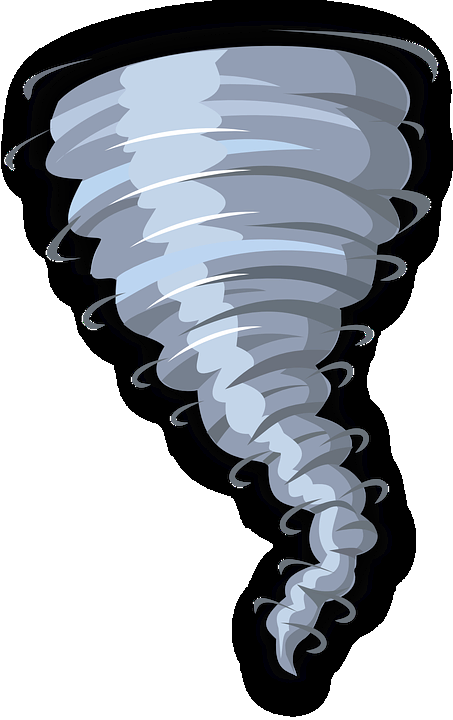
#> input picture data-gen/hurr.png, 453 x 720 px
$ python -i feat_extract.py   (imports and definitions only)
#> lines starting #> are read from the running program, lines starting #| are printed output that depends on the picture
"""
gets an image, returns all extracted features
"""

import cv2
import numpy as np
from .features import features


class FeatureExtractor:
    """
    Given an image as input, it does a little preprocessing to make
    it compatible.

    It can calculate features after breaking the image into segments
    """

    def __init__(self, img, segments=2):
        self.img = img
        self.segments = segments

        self.preprocess()
        self.features = []

    def preprocess(self):
        """
        Make all images look mostly the same
        """
        self.img = cv2.resize(self.img, (900, 900), interpolation=cv2.INTER_AREA)

        if len(self.img.shape) == 2:
            # got a grayscale image
            self.img = cv2.cvtColor(self.img, cv2.COLOR_GRAY2BGR)
        else:
            # image is "3D", might have an extra channel
            n_channels = self.img.shape[-1]

            if n_channels < 3:
                # if shape is (x, y, 1) or something like this
                self.img = np.dstack([self.img * (3 - n_channels)])
            else:
                # if it has a transparency channel as well
                self.img = self.img[:, :, :3]

    def break_blocks(self):
        """
        Breaks an image into the specified number of segments
        """

        # a turn-off switch of sorts
        if self.segments <= 1:
            return [self.img]

        x = self.img.shape[0] // self.segments
        y = self.img.shape[1] // self.segments

        blocks = []

        for i in range(0, self.segments - 1):
            for j in range(0, self.segments - 1):
                blocks.append(self.img[i * x : (i + 1) * x, j * y : (j + 1) * y, :])

            blocks.append(self.img[i * x : (i + 1) * x, (self.segments - 1) * y :, :])

        for j in range(0, self.segments - 1):
            blocks.append(self.img[(self.segments - 1) * x :, j * y : (j + 1) * y, :])

        blocks.append(self.img[(self.segments - 1) * x :, (self.segments - 1) * y :, :])

        return blocks

    def get_features(self):
        """
        Extracts all the features
        """
        blocks = self.break_blocks()
        feature_vector = np.zeros((0))

        for block in blocks:
            for feature in features:
                feature_vector = np.hstack([feature_vector, feature(block).ravel()])

        return feature_vector

>>> import cv2
>>> picture = cv2.imread('../data-gen/hurr.png')
#> picture is the input picture: shape (720, 453, 3); mean B, G, R 168.2, 161, 156.1
>>> result = FeatureExtractor(picture).preprocess()
#> in preprocess, `self.img = cv2.resize(self.img, (900, 900), interpolation=cv2.INTER_AR..`:
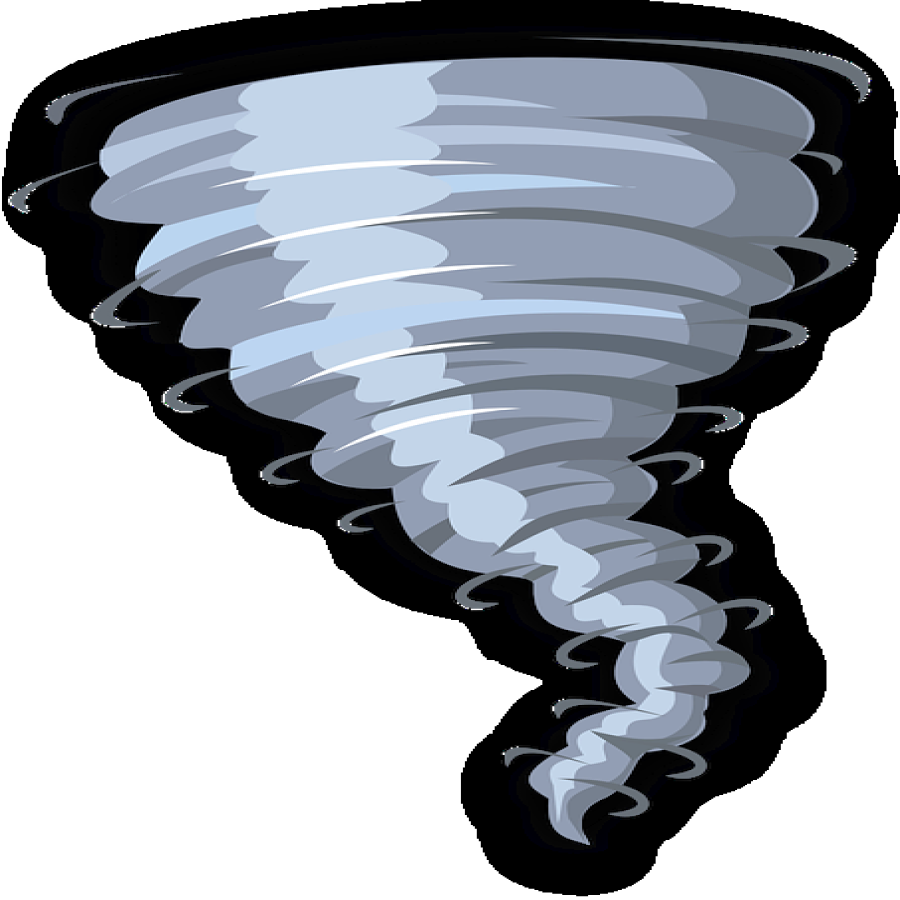
#> self.img: shape (900, 900, 3); mean B, G, R 168.2, 161, 156.1
